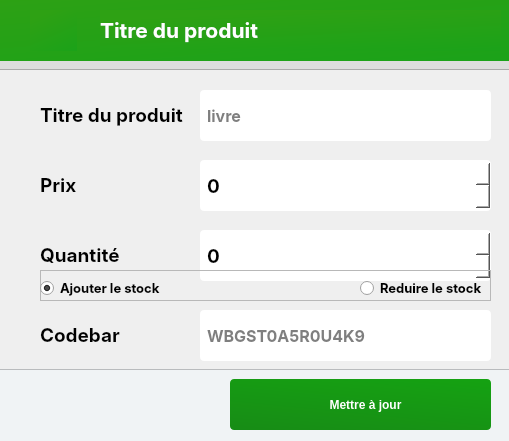
<?xml version="1.0" encoding="UTF-8"?>
<ui version="4.0">
 <class>Dialog</class>
 <widget class="QDialog" name="Dialog">
  <property name="geometry">
   <rect>
    <x>0</x>
    <y>0</y>
    <width>509</width>
    <height>441</height>
   </rect>
  </property>
  <property name="windowTitle">
   <string>Dialog</string>
  </property>
  <widget class="QFrame" name="frame">
   <property name="geometry">
    <rect>
     <x>-20</x>
     <y>-10</y>
     <width>531</width>
     <height>80</height>
    </rect>
   </property>
   <property name="styleSheet">
    <string notr="true">background:#ddd</string>
   </property>
   <property name="frameShape">
    <enum>QFrame::StyledPanel</enum>
   </property>
   <property name="frameShadow">
    <enum>QFrame::Raised</enum>
   </property>
  </widget>
  <widget class="QFrame" name="frame_2">
   <property name="geometry">
    <rect>
     <x>-10</x>
     <y>-30</y>
     <width>521</width>
     <height>91</height>
    </rect>
   </property>
   <property name="styleSheet">
    <string notr="true">background-color: qlineargradient(spread:pad, x1:0.50, y1:0, x2:1, y2:1, stop:0 rgb(46, 161, 20), stop:1 rgb(27, 162, 25));
border-top:none</string>
   </property>
   <property name="frameShape">
    <enum>QFrame::StyledPanel</enum>
   </property>
   <property name="frameShadow">
    <enum>QFrame::Raised</enum>
   </property>
   <widget class="QLabel" name="iconedit">
    <property name="geometry">
     <rect>
      <x>40</x>
      <y>40</y>
      <width>47</width>
      <height>41</height>
     </rect>
    </property>
    <property name="text">
     <string/>
    </property>
   </widget>
   <widget class="QLabel" name="title">
    <property name="geometry">
     <rect>
      <x>110</x>
      <y>40</y>
      <width>401</width>
      <height>41</height>
     </rect>
    </property>
    <property name="font">
     <font>
      <family>Inter</family>
      <pointsize>16</pointsize>
      <weight>75</weight>
      <bold>true</bold>
     </font>
    </property>
    <property name="styleSheet">
     <string notr="true">color:white</string>
    </property>
    <property name="text">
     <string>Titre du produit</string>
    </property>
   </widget>
  </widget>
  <widget class="QLineEdit" name="product">
   <property name="geometry">
    <rect>
     <x>200</x>
     <y>90</y>
     <width>291</width>
     <height>51</height>
    </rect>
   </property>
   <property name="font">
    <font>
     <family>Inter</family>
     <pointsize>12</pointsize>
     <weight>75</weight>
     <bold>true</bold>
    </font>
   </property>
   <property name="styleSheet">
    <string notr="true">background:#fff;
border:none;
padding: 5px;
border-radius:4px;</string>
   </property>
   <property name="placeholderText">
    <string>livre</string>
   </property>
  </widget>
  <widget class="QLabel" name="label_5">
   <property name="geometry">
    <rect>
     <x>40</x>
     <y>90</y>
     <width>151</width>
     <height>51</height>
    </rect>
   </property>
   <property name="font">
    <font>
     <family>Inter</family>
     <pointsize>14</pointsize>
     <weight>75</weight>
     <bold>true</bold>
    </font>
   </property>
   <property name="text">
    <string>&lt;html&gt;&lt;head/&gt;&lt;body&gt;&lt;p&gt;Titre du produit&lt;/p&gt;&lt;/body&gt;&lt;/html&gt;</string>
   </property>
  </widget>
  <widget class="QLabel" name="label_6">
   <property name="geometry">
    <rect>
     <x>40</x>
     <y>160</y>
     <width>151</width>
     <height>51</height>
    </rect>
   </property>
   <property name="font">
    <font>
     <family>Inter</family>
     <pointsize>14</pointsize>
     <weight>75</weight>
     <bold>true</bold>
    </font>
   </property>
   <property name="text">
    <string>&lt;html&gt;&lt;head/&gt;&lt;body&gt;&lt;p&gt;Prix&lt;/p&gt;&lt;/body&gt;&lt;/html&gt;</string>
   </property>
  </widget>
  <widget class="QSpinBox" name="price">
   <property name="geometry">
    <rect>
     <x>200</x>
     <y>160</y>
     <width>291</width>
     <height>51</height>
    </rect>
   </property>
   <property name="font">
    <font>
     <family>Inter</family>
     <pointsize>14</pointsize>
     <weight>75</weight>
     <bold>true</bold>
    </font>
   </property>
   <property name="styleSheet">
    <string notr="true">background:#fff;
border:none;
padding: 5px;
border-radius:4px;</string>
   </property>
   <property name="minimum">
    <number>0</number>
   </property>
   <property name="maximum">
    <number>90000</number>
   </property>
   <property name="singleStep">
    <number>1</number>
   </property>
  </widget>
  <widget class="QSpinBox" name="qtt">
   <property name="geometry">
    <rect>
     <x>200</x>
     <y>230</y>
     <width>291</width>
     <height>51</height>
    </rect>
   </property>
   <property name="font">
    <font>
     <family>Inter</family>
     <pointsize>14</pointsize>
     <weight>75</weight>
     <bold>true</bold>
    </font>
   </property>
   <property name="styleSheet">
    <string notr="true">background:#fff;
border:none;
padding: 5px;
border-radius:4px;</string>
   </property>
   <property name="minimum">
    <number>0</number>
   </property>
   <property name="maximum">
    <number>90000</number>
   </property>
  </widget>
  <widget class="QLabel" name="label_7">
   <property name="geometry">
    <rect>
     <x>40</x>
     <y>230</y>
     <width>151</width>
     <height>51</height>
    </rect>
   </property>
   <property name="font">
    <font>
     <family>Inter</family>
     <pointsize>14</pointsize>
     <weight>75</weight>
     <bold>true</bold>
    </font>
   </property>
   <property name="text">
    <string>&lt;html&gt;&lt;head/&gt;&lt;body&gt;&lt;p&gt;Quantité&lt;/p&gt;&lt;/body&gt;&lt;/html&gt;</string>
   </property>
  </widget>
  <widget class="QLabel" name="label_8">
   <property name="geometry">
    <rect>
     <x>40</x>
     <y>310</y>
     <width>151</width>
     <height>51</height>
    </rect>
   </property>
   <property name="font">
    <font>
     <family>Inter</family>
     <pointsize>14</pointsize>
     <weight>75</weight>
     <bold>true</bold>
    </font>
   </property>
   <property name="text">
    <string>&lt;html&gt;&lt;head/&gt;&lt;body&gt;&lt;p&gt;Codebar&lt;/p&gt;&lt;/body&gt;&lt;/html&gt;</string>
   </property>
  </widget>
  <widget class="QLineEdit" name="codebar">
   <property name="geometry">
    <rect>
     <x>200</x>
     <y>310</y>
     <width>291</width>
     <height>51</height>
    </rect>
   </property>
   <property name="font">
    <font>
     <family>Inter</family>
     <pointsize>12</pointsize>
     <weight>75</weight>
     <bold>true</bold>
    </font>
   </property>
   <property name="styleSheet">
    <string notr="true">background:#fff;
border:none;
padding: 5px;
border-radius:4px;</string>
   </property>
   <property name="placeholderText">
    <string>WBGST0A5R0U4K9</string>
   </property>
  </widget>
  <widget class="QFrame" name="frame_3">
   <property name="geometry">
    <rect>
     <x>-20</x>
     <y>369</y>
     <width>541</width>
     <height>91</height>
    </rect>
   </property>
   <property name="styleSheet">
    <string notr="true">background:#f0f3f5</string>
   </property>
   <property name="frameShape">
    <enum>QFrame::StyledPanel</enum>
   </property>
   <property name="frameShadow">
    <enum>QFrame::Raised</enum>
   </property>
   <widget class="QPushButton" name="addstock">
    <property name="geometry">
     <rect>
      <x>250</x>
      <y>10</y>
      <width>261</width>
      <height>51</height>
     </rect>
    </property>
    <property name="font">
     <font>
      <pointsize>9</pointsize>
      <weight>75</weight>
      <bold>true</bold>
     </font>
    </property>
    <property name="cursor">
     <cursorShape>PointingHandCursor</cursorShape>
    </property>
    <property name="styleSheet">
     <string notr="true">background-color: qlineargradient(spread:pad, x1:0, y1:2, x2:1, y2:0, stop:0 rgb(25, 125, 24), stop:1  rgb(21, 162, 18));
color:white;
border-radius:4px;
border:solid 4px;
border-color: red;</string>
    </property>
    <property name="text">
     <string>   Mettre à jour</string>
    </property>
    <property name="icon">
     <iconset>
      <normaloff>imgs/stat.png</normaloff>imgs/stat.png</iconset>
    </property>
   </widget>
  </widget>
  <widget class="QFrame" name="frame_4">
   <property name="geometry">
    <rect>
     <x>40</x>
     <y>270</y>
     <width>451</width>
     <height>31</height>
    </rect>
   </property>
   <property name="frameShape">
    <enum>QFrame::StyledPanel</enum>
   </property>
   <property name="frameShadow">
    <enum>QFrame::Raised</enum>
   </property>
   <widget class="QRadioButton" name="addst">
    <property name="geometry">
     <rect>
      <x>0</x>
      <y>10</y>
      <width>141</width>
      <height>17</height>
     </rect>
    </property>
    <property name="font">
     <font>
      <family>Inter</family>
      <pointsize>10</pointsize>
      <weight>75</weight>
      <bold>true</bold>
     </font>
    </property>
    <property name="text">
     <string>Ajouter le stock</string>
    </property>
    <property name="checked">
     <bool>true</bool>
    </property>
   </widget>
   <widget class="QRadioButton" name="subst">
    <property name="geometry">
     <rect>
      <x>320</x>
      <y>10</y>
      <width>171</width>
      <height>17</height>
     </rect>
    </property>
    <property name="font">
     <font>
      <family>Inter</family>
      <pointsize>10</pointsize>
      <weight>75</weight>
      <bold>true</bold>
     </font>
    </property>
    <property name="text">
     <string>Reduire le stock</string>
    </property>
    <property name="autoRepeat">
     <bool>false</bool>
    </property>
   </widget>
  </widget>
 </widget>
 <resources/>
 <connections/>
</ui>
